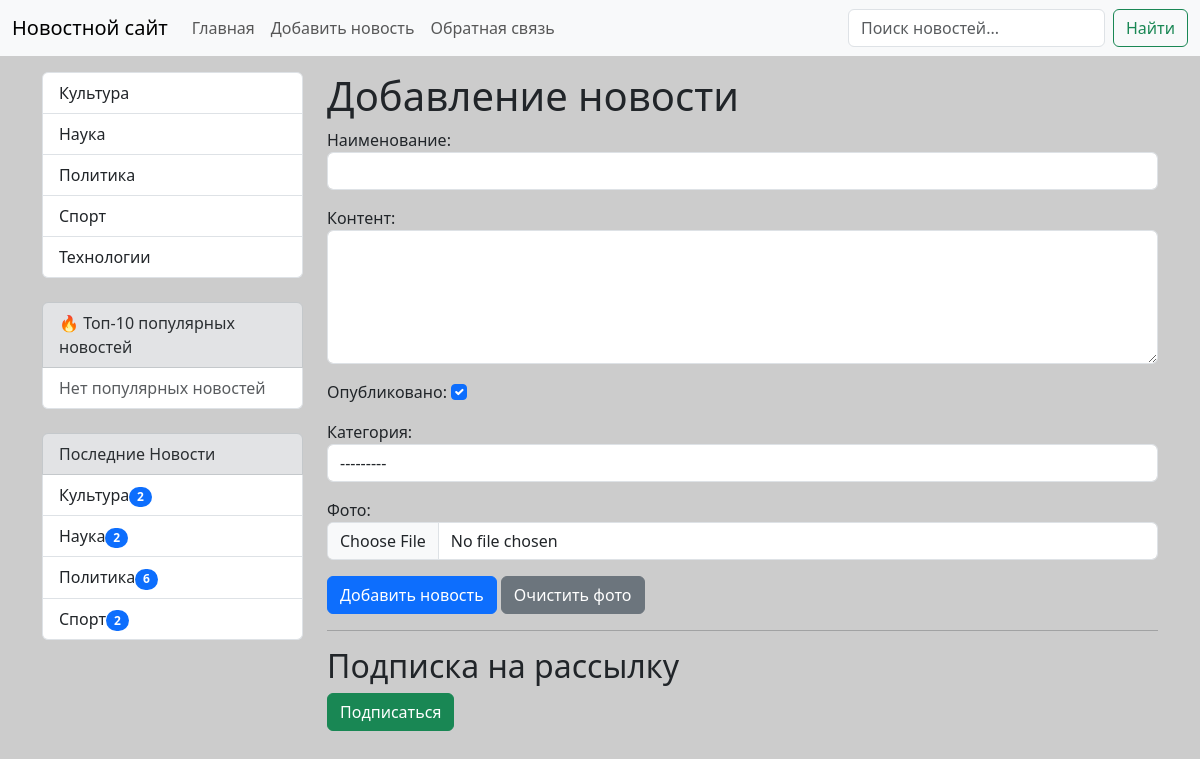
The page /news/news/add-news/ (signed in) on the database its author committed.
### news/models.py (models this page shows)
class Category(models.Model):
    title = models.CharField(max_length=150, db_index=True, verbose_name='Наименование категории')
    def __str__(self):
        return self.title
    def get_absolute_url(self):
        return reverse('news:category', kwargs={'category_id': self.pk})

### news/views.py (the view)
# urls.py: path('news/add-news/', CreateNews.as_view(), name='add_news'),
class CreateNews(LoginRequiredMixin, PermissionRequiredMixin, CreateView):
    form_class = NewsForm
    template_name = 'news/add_news.html'
    success_url = reverse_lazy('news:home')
    permission_required = 'news.add_news'
    login_url = '/admin/'

### news/forms.py (shortened to what this page needs)
class NewsForm(forms.ModelForm):
    photo = forms.ImageField(label='Фото', required=False, widget=forms.FileInput(attrs={"class": "form-control"}))
    class Meta:
        model = News
        fields = ['title', 'content', 'is_published', 'category', 'photo']
        widgets = {
            'title': forms.TextInput(attrs={"class": "form-control"}),
            'content': forms.Textarea(attrs={
                "class": "form-control",
                "rows": 5
            }),
            'category': forms.Select(attrs={"class": "form-control"}),
            'is_published': forms.CheckboxInput(attrs={"class": "form-check-input"}),
        }
        labels = {
            'title': 'Наименование:',
            'content': 'Контент:',
            'is_published': 'Опубликовано',
            'category': 'Категория:',
        }

### news/templatetags/news_tags.py (called while the page is built)
@register.simple_tag(name='get_list_categories')
def get_categories():
    return Category.objects.all()

@register.inclusion_tag('news/list_categories.html')
def show_categories(arg1='Последние', arg2='Новости'):
    categories = Category.objects.annotate(cnt=Count('get_news')).filter(cnt__gt=0)
    return {'categories': categories, 'arg1': arg1, 'arg2': arg2}

### news/templates/news/add_news.html (shortened to what this page needs)
{% extends 'base.html' %}
{% block sidebar %}
{% include 'inc/_sidebar.html' %}
{% endblock %}
{% block content %}
<h1>Добавление новости</h1>
<form action="{% url 'news:add_news' %}" method="post" enctype="multipart/form-data">
   {{ form.as_p }}
    <button type="submit" name="add_news" class="btn btn-primary">Добавить новость</button>
    <button type="button" class="btn btn-secondary" id="clearPhotoBtn">Очистить фото</button>
</form>
<hr>
<h2>Подписка на рассылку</h2>
<form action="{% url 'news:add_news' %}" method="post">
    <button type="submit" name="subscribe" class="btn btn-success">Подписаться</button>
</form>
{% endblock %}

### templates/inc/_sidebar.html
{% load news_tags %}
<div class="list-group">
    {% get_list_categories as categories %}
    {% for item in categories %}
        <a href="{% url 'news:category' item.pk %}"
           class="list-group-item list-group-item-action">
           {{ item.title }}
        </a>
    {% endfor %}
</div>
<br>
<div class="list-group">
    <div class="list-group-item list-group-item-secondary">
        🔥 Топ-10 популярных новостей
    </div>
    {% for news in popular_news %}
        <a href="{{ news.get_absolute_url }}"
           class="list-group-item list-group-item-action d-flex justify-content-between align-items-center">
            {{ news.title }}
            <span class="badge bg-primary rounded-pill">{{ news.views }}</span>
        </a>
    {% empty %}
        <div class="list-group-item text-muted">
            Нет популярных новостей
        </div>
    {% endfor %}
</div>
<br>
{% show_categories %}

### news/templates/news/list_categories.html
<div class="list-group">
    <div class="list-group-item list-group-item-secondary">{{ arg1 }} {{ arg2 }}</div>
    {% for item in categories %}
        <a href="{{ item.get_absolute_url }}" class="list-group-item list-group-item-action">{{ item.title }}<span class = "badge bg-primary rounded-pill">{{item.cnt}}</span></a>
    {% endfor %}
</div>

### MySite/static/css/style.css (style rules this page uses)
body { background-color: #ccc; }

### rows shown on the page
Category: title "Культура", cnt "2"
Category: title "Наука", cnt "2"
Category: title "Политика", cnt "6"
Category: title "Спорт", cnt "2"
Category: title "Технологии"

### other values the page prints
{{ arg1 }} "Последние"
{{ arg2 }} "Новости"
